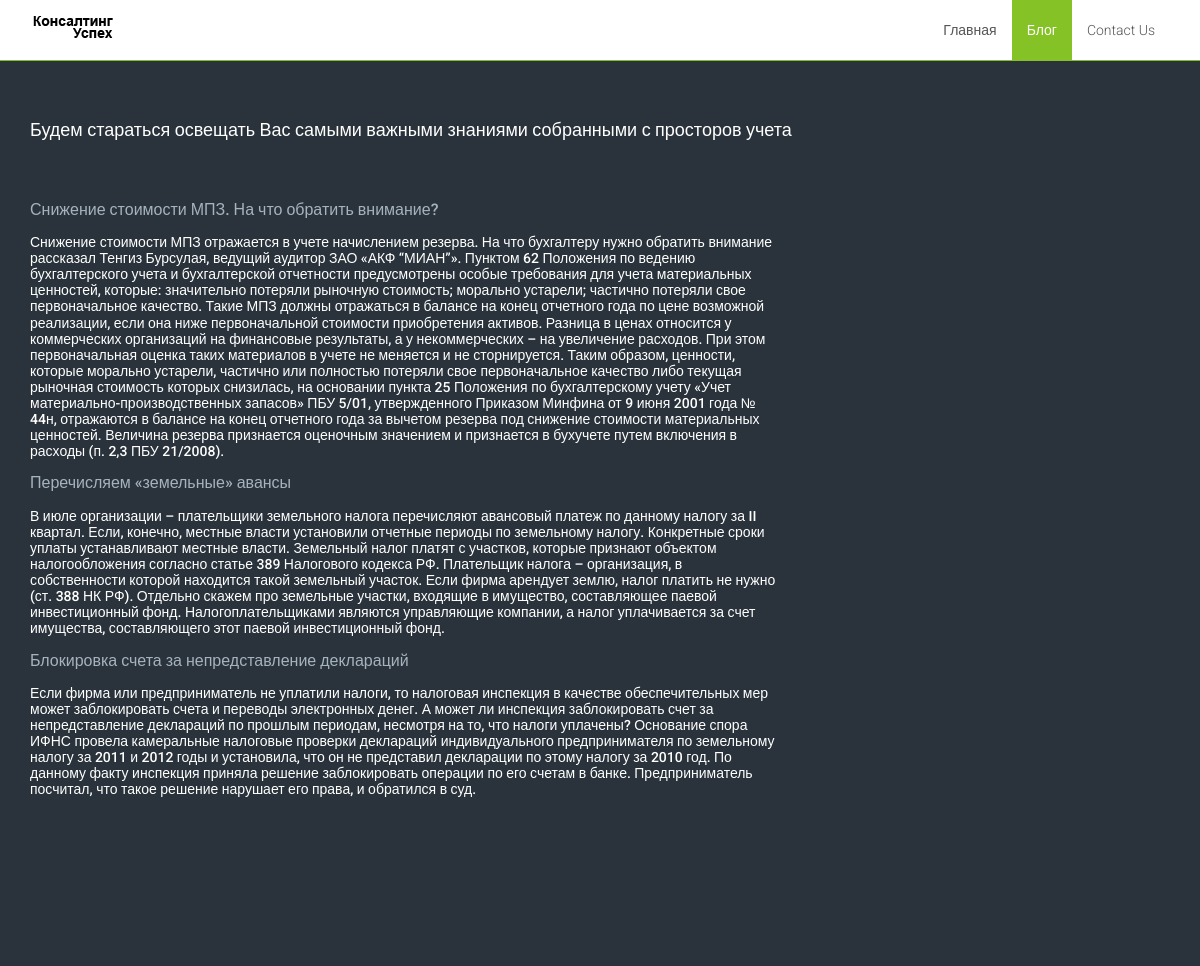
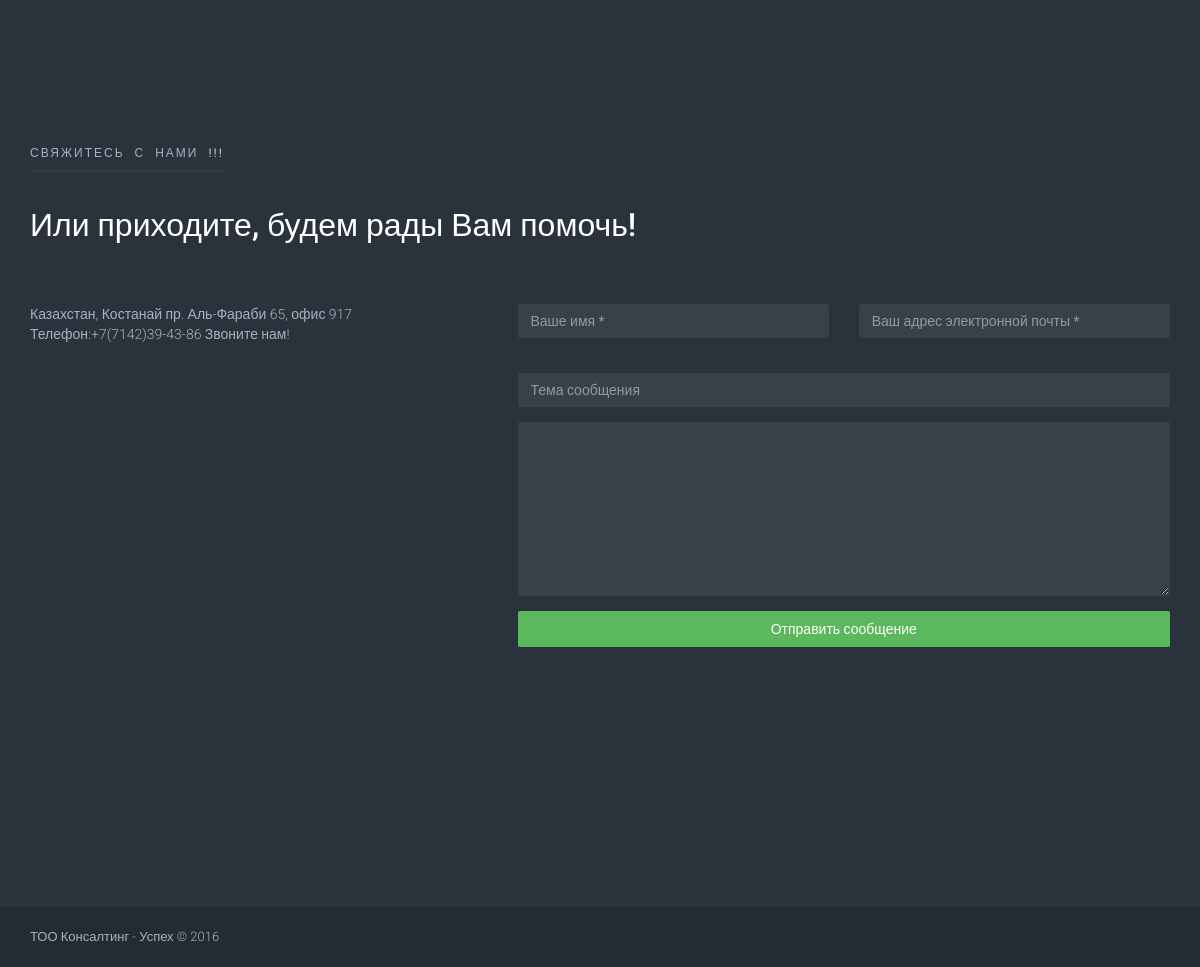
The page /blogitems on the database its author committed (2 pictures, top to bottom).
### main_page/models.py (models this page shows, shortened)
class BlogsItems(models.Model):
    author = models.ForeignKey('auth.User')
    blog_created_date = models.DateTimeField(default=timezone.now)
    blog_subject = models.CharField(max_length=250)
    blog_message = models.TextField()
    blog_is_deploy = models.BooleanField(default=False)

### main_page/views.py (the view)
# urls.py: url(r'blogitems', views.blog_items, name='blogitems'),
@csrf_exempt
def blog_items(request):
    blog_items_ord = BlogsItems.objects.filter(blog_is_deploy=True).order_by('blog_created_date')
    return render(request, 'main_page/blogsItems.html', {"blog_items_ord": blog_items_ord})

### main_page/templates/main_page/blogsItems.html (shortened to what this page needs)
﻿{% load staticfiles %}
<!DOCTYPE html>
<html lang="ru">
<head>
    <link type="text/css" href="{% static 'css/bootstrap.css'%}" rel="stylesheet">
    <link type="text/css" href="{% static 'icons/font-awesome/css/font-awesome.css'%}" rel="stylesheet">
    <link type="text/css" href="{% static 'icons/rondo/style.css'%}" rel="stylesheet">
    <link href="{% static 'css/jquery.fancybox.css'%}" rel="stylesheet" type="text/css" />
    <link type="text/css" href="{% static 'css/style.css'%}" rel="stylesheet">
</head>
<body>
    <header class="header" id="jump">
        <nav class="navbar navbar-default navbar-fixed-top">
            <div class="container">
                <div class="navbar-header">
                    <a class="navbar-brand" href="#">
                        <img src="{%  static 'img/logo.png' %}" alt="" /></a>
                </div>
                <div class="collapse navbar-collapse hidden-xs">
                    <ul class="nav navbar-nav navbar-right">
                        <li><a href="to_home" class="to_home">Главная</a></li>
                        <li class="active"><a href="#jump1">Блог</a></li>
                        <li><a href="#jump6">Contact Us</a></li>
                    </ul>
                </div>
            </div>
        </nav>
    </header>
       <div class="section type-1" style="padding-bottom: 0">
        <div class="container">
            <div class="section-headlines">
                <h3>
                    Будем стараться освещать Вас самыми важными знаниями собранными с просторов учета</h3>
            </div>
            {%  for blog_item in blog_items_ord %}
                <div class="row">
                    <div class="col-lg-8 features">
                        <h4>
                            {{ blog_item.blog_subject }}
                        </h4>
                        <h5>
                            {{ blog_item.blog_message }}
                        </h5>
                    </div>
                </div>
            {% endfor %}
        </div>
    </div>
    <div class="section type-1 section-contact">
    </div>
    <div class="section type-1 section-contact">
        <div class="container">
            <div class="section-headlines">
                <h4>
                    Свяжитесь с нами !!! </h4>
                    <h2>
                        Или приходите, будем рады Вам помочь!</h2>
            </div>
            <div class="row">
                <div class="col-lg-4">
                    <address>
                            Казахстан, Костанай пр. Аль-Фараби 65, офис 917
                            Телефон:+7(7142)39-43-86 Звоните нам!
                    </address>
                </div>
                <div class="col-lg-7 col-lg-offset-1">
                    <form method="post" action="contact_to" id="contact_to">{% csrf_token %}
                    <div class="form-group">
                        <div class="row">
                            <div class="col-lg-6">
                                <input type="text" class="form-control" id="name" name="name" placeholder="Ваше имя *"><br
                                    class="gap-15" />
                            </div>
                            <div class="col-lg-6">
                                <input type="text" class="form-control" id="email" name="email" placeholder="Ваш адрес электронной почты *"></div>
                        </div>
                    </div>
                    <div class="form-group">
                        <input type="text" class="form-control" id="subject" name="subject" placeholder="Тема сообщения">
                    </div>
                    <div class="form-group">
                        <textarea class="form-control" id="message" name="message" rows="8" title=""></textarea>
                    </div>
                    <button id="button-send" class="btn btn-block btn-success">
                        Отправить сообщение
                    </button>
                    </form>
                </div>
            </div>
        </div>
         <br>
        <br>
        <br>
        <br>
        <br>
        <br>
        <br>
        <br>
    </div>
    <footer class="footer">
        <div class="container">
            <div class="row">
                <div class="col-lg-12">
                    ТОО Консалтинг - Успех &copy; 2016
                </div>
            </div>
        </div>
    </footer>
</body>
</html>

### static/css/style.css (style rules this page uses)
html, body { height: 100%; margin: 0; padding: 0; }
body { background: #fff; color: #666; font-size: 14px; font-family: 'Roboto', Arial, sans-serif; font-weight: 300; }
h1, h2, h3, h4, h5, h6 { font-family: 'Roboto', Arial, sans-serif; font-weight: 500; color: #444; margin-top: 0; margin-bottom: 15px; line-height: 1.15; }
h2 { font-size: 24px; }
h3 { font-size: 18px; }
h4 { font-size: 16px; }
h5 { font-size: 14px; }
a { color: #0088cc; }
ul, menu, dir { list-style-type: square; }
form { margin: 0; }
.form-control { -webkit-border-radius: 2px; -moz-border-radius: 2px; border-radius: 2px; -webkit-box-shadow: none; -moz-box-shadow: none; box-shadow: none; font-size: 14px; }
.btn { -webkit-border-radius: 2px; -moz-border-radius: 2px; border-radius: 2px; border-width: 2px; font-family: 'Roboto', Arial, sans-serif; border-color: transparent; }
.header .navbar { background: #fff; }
.header .navbar-nav > li > a { font-size: 14px; color: #555; }
.section { padding: 100px 0; }
.section.type-1 { background: #2a333b; color: #a5b3bf; }
.section.type-1 h1, .section.type-1 h2, .section.type-1 h3, .section.type-1 h4, .section.type-1 h5, .section.type-1 h6, .section.type-1 strong, .section.type-1 b { color: #fff; }
.section.type-1 h4 { color: #a5b3bf; border-color: #313b44; }
.section.type-1 .form-control { background: #384048; border-color: transparent !important; color: #a5b3bf; -o-transition: background-color 0.3s linear; -ms-transition: background-color 0.3s linear; -moz-transition: background-color 0.3s linear; -webkit-transition: background-color 0.3s linear; transition: background-color 0.3s linear; }
.section-headlines { margin-bottom: 60px; }
.section-headlines > h2 { font-size: 32px; }
.section-headlines > h4 { font-family: 'Roboto', Arial, sans-serif; font-size: 12px; text-transform: uppercase; color: #777; border-bottom: 2px solid #ddd; display: inline-block; padding-bottom: 10px; margin-bottom: 35px; letter-spacing: 2px; word-spacing: 5px; }
.footer { background: #242b32; color: #a5b3bf; font-size: 13px; padding: 20px 0; }
.footer * { line-height: 20px; }

### rows shown on the page
BlogsItems: blog_subject "Снижение стоимости МПЗ. На что обратить внимание?", blog_message "Снижение стоимости МПЗ отражается в учете начислением резерва. На что бухгалтеру нужно обратить внимание рассказал Тенгиз Бурсулая, ведущий аудитор ЗАО «АКФ “МИАН”». Пунктом 62 Положения по ведению бухгалтерского учета и бухгалтерской отчетности предусмотрены особые требования для учета материальных ценностей, которые: значительно потеряли рыночную стоимость; морально устарели; частично потеряли свое первоначальное качество. Такие МПЗ должны отражаться в балансе на конец отчетного года по цене возможной реализации, если она ниже первоначальной стоимости приобретения активов. Разница в ценах относится у коммерческих организаций на финансовые результаты, а у некоммерческих – на увеличение…"
BlogsItems: blog_subject "Перечисляем «земельные» авансы", blog_message "В июле организации – плательщики земельного налога перечисляют авансовый платеж по данному налогу за II квартал. Если, конечно, местные власти установили отчетные периоды по земельному налогу. Конкретные сроки уплаты устанавливают местные власти. Земельный налог платят с участков, которые признают объектом налогообложения согласно статье 389 Налогового кодекса РФ. Плательщик налога – организация, в собственности которой находится такой земельный участок. Если фирма арендует землю, налог платить не нужно (ст. 388 НК РФ). Отдельно скажем про земельные участки, входящие в имущество, составляющее паевой инвестиционный фонд. Налогоплательщиками являются управляющие компании, а налог уплачивается…"
BlogsItems: blog_subject "Блокировка счета за непредставление деклараций", blog_message "Если фирма или предприниматель не уплатили налоги, то налоговая инспекция в качестве обеспечительных мер может заблокировать счета и переводы электронных денег. А может ли инспекция заблокировать счет за непредставление деклараций по прошлым периодам, несмотря на то, что налоги уплачены? Основание спора ИФНС провела камеральные налоговые проверки деклараций индивидуального предпринимателя по земельному налогу за 2011 и 2012 годы и установила, что он не представил декларации по этому налогу за 2010 год. По данному факту инспекция приняла решение заблокировать операции по его счетам в банке. Предприниматель посчитал, что такое решение нарушает его права, и обратился в суд."
